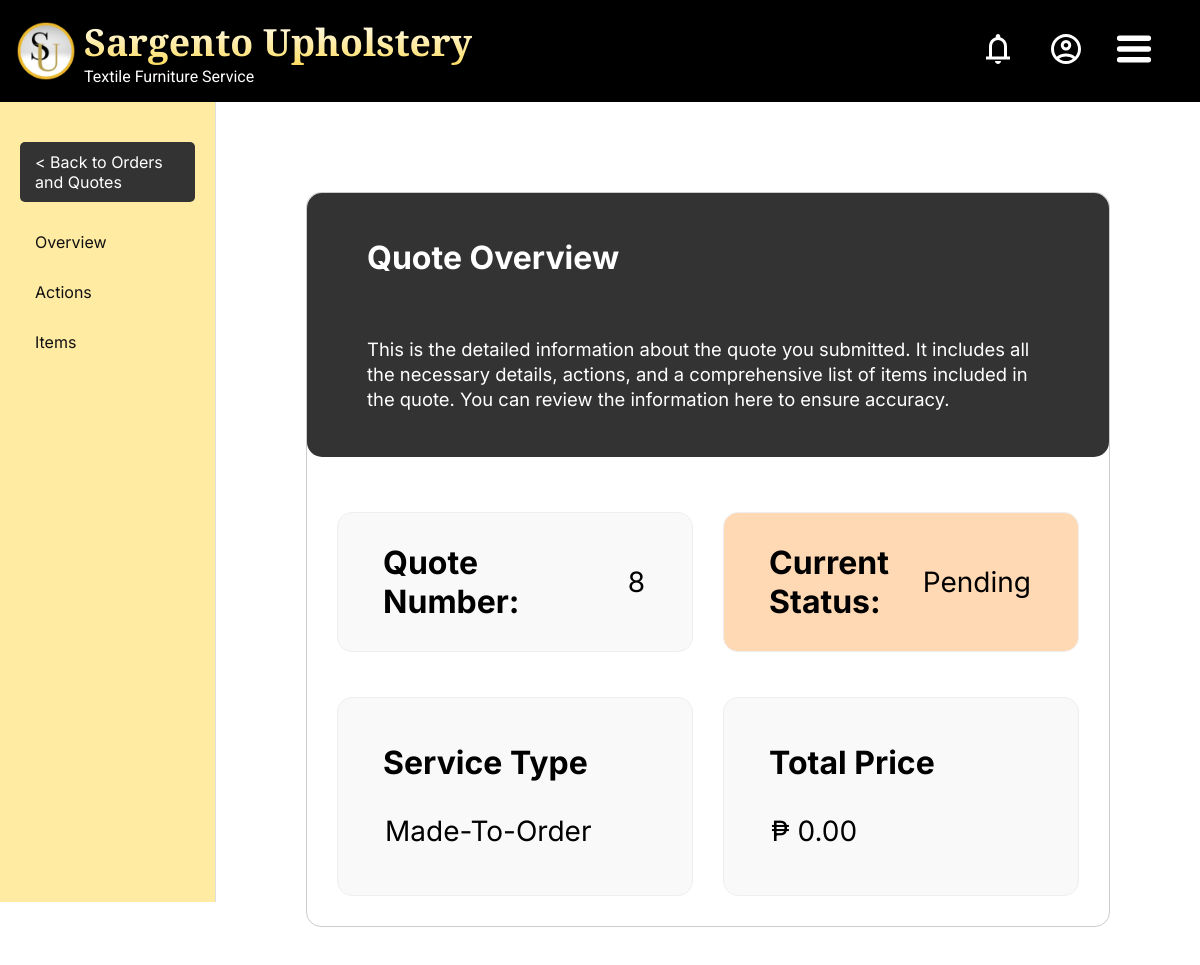
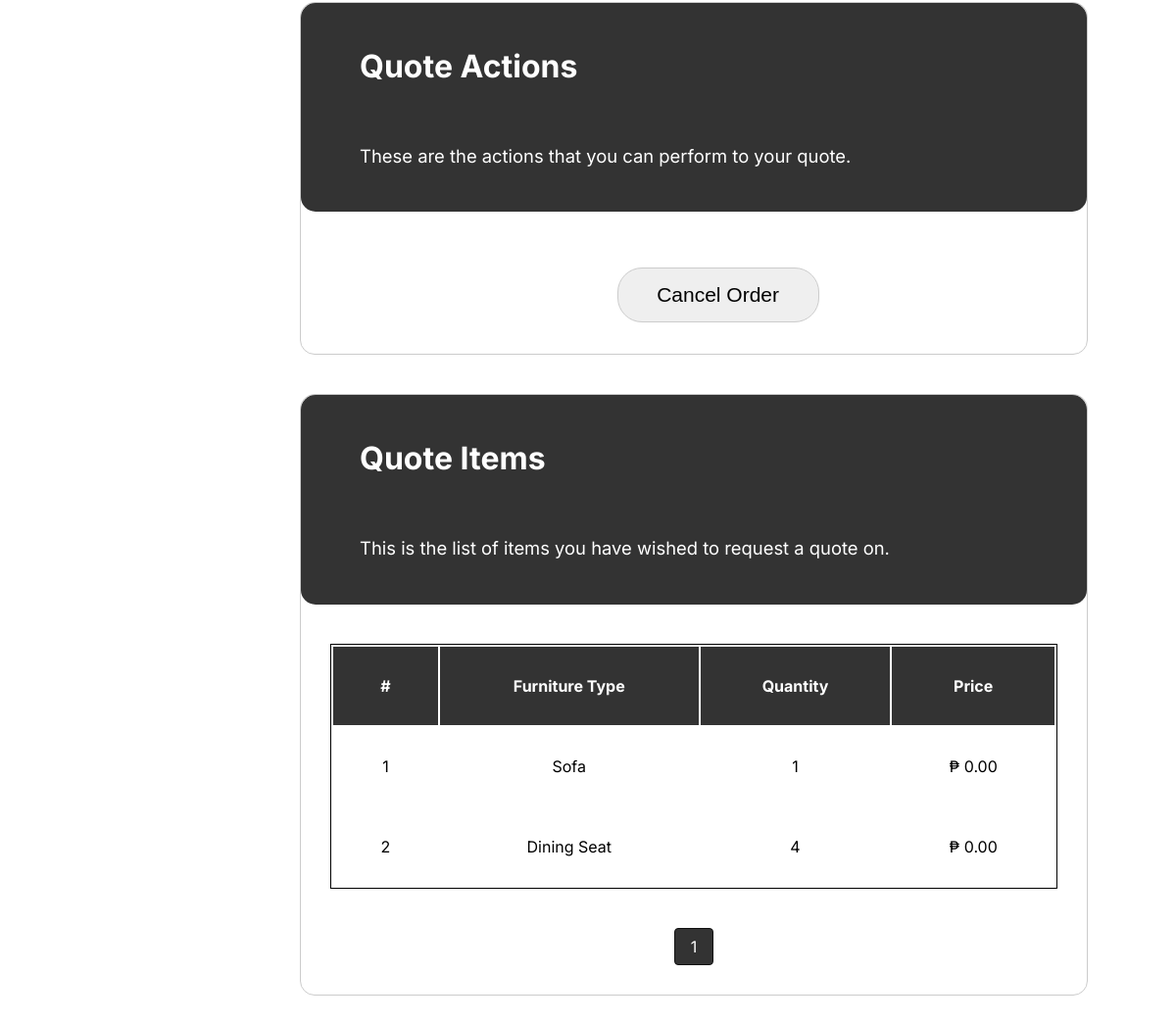
The page /my/quotes.php?quote_id=8 (signed in) on the database its author committed (2 pictures, top to bottom).
### tables this page shows
CREATE TABLE `items` (
  `item_id` int NOT NULL,
  `quote_id` int DEFAULT NULL,
  `custom_id` int DEFAULT NULL,
  `furniture` varchar(255) DEFAULT NULL,
  `description` text,
  `item_ref_img` text,
  `quantity` int UNSIGNED DEFAULT NULL,
  `item_price` float DEFAULT NULL,
  `item_status` enum('pending','approved','modified','rejected','accepted','cancelled') DEFAULT 'pending'
);

CREATE TABLE `quotes` (
  `quote_id` int NOT NULL,
  `customer_id` int DEFAULT NULL,
  `service_type` enum('','repair','mto') DEFAULT NULL,
  `total_price` float DEFAULT NULL,
  `quote_status` enum('pending','approved','modified','rejected','accepted','cancelled') DEFAULT 'pending',
  `rejection_reason` text,
  `created_at` timestamp NULL DEFAULT CURRENT_TIMESTAMP,
  `updated_at` timestamp NULL DEFAULT CURRENT_TIMESTAMP ON UPDATE CURRENT_TIMESTAMP
);

### my/quotes.php (the view, shortened to what this page needs)
<?php
    $user_id = $_SESSION['user_id'];
    $quote_id = htmlspecialchars($_GET['quote_id']);
    require_once('../database_connection.php');
    $query = "
        SELECT
            *
        FROM
            `quotes` q
                RIGHT JOIN
            `items` i ON q.quote_id = i.quote_id
                LEFT JOIN
            `customs` c ON i.custom_id = c.custom_id
        WHERE
            q.quote_id = :quote_id
                AND
            q.customer_id = :customer_id
    ";
    $stmt = $conn->prepare($query);
    $stmt->bindParam(':quote_id', $quote_id, PDO::PARAM_INT);
    $stmt->bindParam(':customer_id', $user_id, PDO::PARAM_INT);
    $stmt->execute();
    $quote = $stmt->fetch(PDO::FETCH_ASSOC);
?>
<!DOCTYPE html>
<html lang="en">
<head>
    <link rel="stylesheet" href="/css/global.css">
    <link rel="stylesheet" href="/css/quotes.css">
</head>
<body>
    <?php require_once('../header.php'); ?>
    <div class="main-wrapper">
        <div class="sidebar__wrapper">
            <div class="sidebar__container">
                <div class="sidebar__back">
                    <a href="orders_and_quotes.php" class="quotes__back-button">< Back to Orders and Quotes</a>
                </div>
                <div class="sidebar">
                    <ul class="sidebar__list">
                        <li class="sidebar__item">
                            <a href="#overview" class="sidebar__link">Overview</a>
                        </li>
                        <li class="sidebar__item">
                            <a href="#actions" class="sidebar__link">Actions</a>
                        </li>
                        <li class="sidebar__item">
                            <a href="#items" class="sidebar__link">Items</a>
                        </li>
                    </ul>
                </div>
            </div>
        </div>
        <div class="quotes__wrapper">
            <div class="quotes">
                <div class="quotes-top   quotes-segment" id="overview">
                    <div class="quotes-top__intro   quotes-segment__intro">
                        <h1 class="quotes-top__title   quotes-segment__title">Quote Overview</h1>
                        <p class="quotes-top__desc   quotes-segment__desc">
                            This is the detailed information about the quote you submitted.
                            It includes all the necessary details, actions, and a comprehensive
                            list of items included in the quote. You can review the information
                            here to ensure accuracy.
                        </p>
                    </div>
                    <div class="quote-identif">
                        <div class="quote-number__wrapper   quote-identif__section">
                            <div class="quote-number__title   quote-section__title">
                                <h1>Quote Number: </h1>
                            </div>
                            <table class="quote-number">
                                <tr>
                                    <td class="td--top"><?= ($quote["quote_id"]) ?></td>
                                </tr>
                            </table>
                        </div>
                        <?php
                            $status_class = '';
                            switch ($quote["quote_status"]) {
                                case 'pending':
                                    $status_class = 'status-pending';
                                    break;
                            }
                        ?>
                        <div class="quote-status__wrapper   quote-identif__section   <?= $status_class ?>">
                            <div class="quote-status__title quote-section__title">
                                <h1>Current Status: </h1>
                            </div>
                            <table class="quote-status">
                                <tr>
                                    <td class="td--top"><?= ucwords(str_replace('_', ' ', html_entity_decode($quote["quote_status"]))) ?></td>
                                </tr>
                            </table>
                        </div>
                    </div>
                    <div class="quote-info">
                        <div class="quote-type__wrapper   quote-info__section">
                            <div class="quote-type__title   quote-section__title">
                                <h1>Service Type</h1>
                            </div>
                            <table class="quote-type">
                                <tr>
                                    <td class="td--top"><?= ucwords(str_replace('_', ' ', htmlspecialchars($quote["service_type"] ?? 'N/A') == "mto" ? "Made-To-Order" : "Repair")) ?></td>
                                </tr>
                            </table>
                        </div>
                        <div class="quote-price__wrapper   quote-info__section">
                            <div class="quote-price__title   quote-section__title">
                                <h1>Total Price</h1>
                            </div>
                            <table class="quote-price">
                                <tr>
                                    <td class="td--top">₱ <?= number_format($quote["total_price"] ?? 0, 2, '.', ',') ?></td>
                                </tr>
                            </table>
                        </div>
                    </div>
                </div>
                <div class="quote-middle   quotes-segment" id="actions">
                    <div class="quotes-middle__intro   quotes-segment__intro">
                        <h1 class="quotes-middle__title   quotes-segment__title">Quote Actions</h1>
                        <p class="quotes-middle__desc   quotes-segment__desc">
                            These are the actions that you can perform to your quote.
                        </p>
                    </div>
                    <table class="quote-actions">
                        <tr>
                            <?php if($quote['quote_status'] != "cancelled" && $quote['quote_status'] != "rejected" && $quote['quote_status'] != "accepted"): ?>
                                <td class="td--top   td--actions">
                                    <button class="quote-actions__cancel   quote-actions__btn" onclick="openModal('cancel')">Cancel Order</button>
                                </td>
                            <?php endif; ?>
                        </tr>
                    </table>
                </div>
                <div class="quotes-bottom   quotes-segment" id="items">
                    <div class="quotes-bottom__intro   quotes-segment__intro">
                        <h1 class="quotes-bottom__title   quotes-segment__title">Quote Items</h1>
                        <p class="quotes-bottom__desc   quotes-segment__desc">This is the list of items you have wished to request a quote on.</p>
                    </div>
                    <div class="quote-items__wrapper">
                        <?php
                            $items_per_page = 5;
                            $page = isset($_GET['page']) ? (int)$_GET['page'] : 1;
                            $offset = ($page - 1) * $items_per_page;
                            $query = "
                                SELECT
                                    *
                                FROM
                                    `items` i
                                        LEFT JOIN
                                    `customs` c ON i.custom_id = c.custom_id
                                WHERE
                                    i.quote_id = :quote_id
                                LIMIT :limit
                                OFFSET :offset
                            ";
                            $stmt = $conn->prepare($query);
                            $stmt->bindParam(':quote_id', $quote_id, PDO::PARAM_INT);
                            $stmt->bindParam(':limit', $items_per_page, PDO::PARAM_INT);
                            $stmt->bindParam(':offset', $offset, PDO::PARAM_INT);
                            $stmt->execute();
                            $items = $stmt->fetchAll(PDO::FETCH_ASSOC);
                            $query_total = "SELECT COUNT(*) as total FROM `items` WHERE `quote_id` = :quote_id";
                            $stmt_total = $conn->prepare($query_total);
                            $stmt_total->bindParam(':quote_id', $quote_id, PDO::PARAM_INT);
                            $stmt_total->execute();
                            $total_items = $stmt_total->fetch(PDO::FETCH_ASSOC)['total'];
                            $total_pages = ceil($total_items / $items_per_page);
                        ?>
                        <div id="quote-items-container">
                            <table class="quote-items">
                                <thead class="quote-items__thead">
                                    <tr class="quote-items__tr quote-items__tr--header">
                                        <th class="quote-items__th">#</th>
                                        <th class="quote-items__th">Furniture Type</th>
                                        <th class="quote-items__th">Quantity</th>
                                        <th class="quote-items__th">Price</th>
                                    </tr>
                                </thead>
                                <tbody class="quote-items__tbody">
                                    <?php if ($stmt->rowCount() > 0): ?>
                                        <?php foreach ($items as $i => $item): ?>
                                            <tr class="quote-items__tr   quote-items__tr--td   items__tr">
                                                <td class="quote-items__td"> <?= $i + 1 ?></td>
                                                <td class="quote-items__td"> <?= ucwords(htmlspecialchars($item["furniture"] ?? 'N/A')) ?> </td>
                                                <td class="quote-items__td"> <?= htmlspecialchars($item["quantity"] ?? 'N/A') ?> </td>
                                                <td class="quote-items__td"> ₱ <?= number_format($item["item_price"] ?? 0, 2, '.', ',') ?> </td>
                                            </tr>
                                        <?php endforeach; ?>
                                    <?php else: ?>
                                        <tr class="quote-items__tr">
                                            <td colspan="5">No records found.</td>
                                        </tr>
                                    <?php endif; ?>
                                </tbody>
                            </table>
                        </div>
                        <div class="pagination" id="pagination-controls">
                            <div class="pagination">
                                <?php for ($i = 1; $i <= $total_pages; $i++): ?>
                                    <a href="?quote_id=<?= $quote_id ?>&page=<?= $i ?>" class="<?= ($i == $page) ? 'active' : '' ?>"><?= $i ?></a>
                                <?php endfor; ?>
                            </div>
                        </div>
                    </div>
                </div>
            </div>
        </div>
    </div>
</body>
</html>

### css/global.css (style rules this page uses)
:root { --fs-48: clamp(28px, 3.12vw, 48px); --fs-40: clamp(26px, 2.59vw, 40px); --fs-36: clamp(25px, 2.34vw, 36px); --fs-32: clamp(24px, 2.08vw, 32px); --fs-24: clamp(22px, 1.56vw, 24px); --fs-20: clamp(18px, 1.3vw, 20px); --fs-18: clamp(16px, 1.17vw, 18px); --fs-16: clamp(14px, 0.78vw, 16px); }
* { box-sizing: border-box; margin: 0; padding: 0; text-decoration: none; }
body { font-family: 'Playfair Display', sans-serif; }

### css/quotes.css (style rules this page uses)
.main-wrapper { display: flex; font-family: "Inter", sans-serif; }
.sidebar__wrapper { width: 20%; background-color: #ffeba1; border-right: 1px solid #ddd; position: sticky; top: 0; left: 0; height: 100vh; overflow-y: auto; padding-top: 20px; }
.sidebar__container { padding: 20px; }
.sidebar__back { margin-bottom: 20px; }
.quotes__back-button { display: inline-block; padding: 10px 15px; background-color: #333; color: #fff; text-decoration: none; border-radius: 5px; }
.sidebar__list { list-style: none; padding: 0; margin: 0; }
.sidebar__item { margin-bottom: 10px; }
.sidebar__link { display: block; padding: 10px 15px; color: #111; text-decoration: none; background-color: #ffeba1; border-radius: 5px; transition: background-color 0.3s ease; }
.quotes__wrapper { width: 80%; height: auto; margin: 5vmin; display: flex; }
.quotes { padding: 2.5vmin; }
.quotes-segment { border: 1px solid #ccc; border-radius: 15px; margin-bottom: 2.5em; }
.quotes-segment__intro { background-color: #fff; padding: 3.75vmin; border-radius: 15px; background-color: #333; color: white; margin-bottom: 2.5em; }
.quotes-segment__title { margin: 0 1.25vmin; margin-bottom: 5vmin; }
.quotes-segment__desc { margin: 0 1.25vmin; max-width: 100%; text-wrap: wrap; line-height: 1.35em; font-size: 1.15em; }
.quote-identif, .quote-info { width: calc(100%-2.5vmin); display: flex; margin: 1.25vmin; }
.quote-identif__section, .quote-info__section { background-color: #f9f9f9; padding: 2.5vmin; border-radius: 15px; border: 1px solid #eee; width: 50%; flex: 1 1 (50%-2.5vmin); margin: 1.25vmin; }
.quote-number__wrapper, .quote-status__wrapper { display: flex; align-items: center; }
.status-pending { background-color: #ffd9b3; }
.quote-number__title, .quote-number, .quote-status__title, .quote-status { width: 50%; margin: 0 15px; }
.quote-number, .quote-status { text-align: right; font-size: 1.75em; }
.quote-type__wrapper, .quote-price__wrapper, .quote-actions__wrapper { display: flex; flex-direction: column; }
.quote-type__title, .quote-type, .quote-price__title, .quote-price, .quote-actions__title, .quote-actions { margin: 1.25vmin; }
.quote-type, .quote-price, .quote-actions { font-size: 1.75em; }
.quote-actions { display: flex; flex-direction: column; align-items: center; width: 100%; }
.quote-actions__btn { padding: 1.25vmin 2.5vmin; margin: 1.25vmin; width: 95%; font-size: 0.75em; border: 1px solid #ccc; border-radius: 25px; cursor: pointer; }
.quote-items__wrapper { width: calc(100%-2.5vmin); margin: 2.5vmin; }
.quote-items { width: 100%; height: auto; border: 1px solid black; }
.quote-items__tr--header { background-color: #333; color: white; }
.quote-items__th, .quote-items__td { padding: 2.5vmin; text-align: center; }
.quote-items__td { cursor: pointer; }
.pagination { display: flex; justify-content: center; margin-top: 20px; }
.pagination a { margin: 0 5px; padding: 8px 16px; text-decoration: none; color: #000; border: 1px solid #ddd; border-radius: 4px; }
.pagination a.active { background-color: #333; color: white; border: 1px solid #111; }

### rows shown on the page
items: quote "8", furniture "Sofa", quantity "1", item_price "0.00"
quotes: quote_status "Pending", service_type "Made-To-Order", total_price "0.00"
items: furniture "Dining Seat", quantity "4", item_price "0.00"
